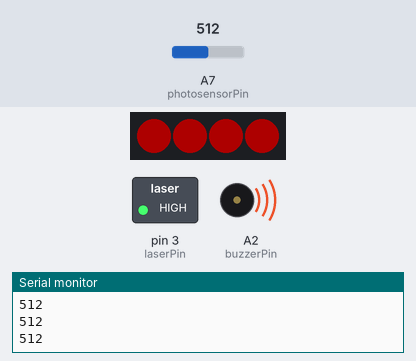
Bench run of a sketch on a simulated Arduino Nano, built with avr-gcc and run on an emulated ATmega328P. On the bench: 4 RGB LEDs in strip order, left to right, switched loads named in the sketch (green lamp = pin HIGH), buzzer (waves = sounding, pin HIGH), the last lines printed to the serial monitor. The inputs (shaded band) are chosen by the test bench; at power-on: A7 (photosensorPin) = 512. Dim RGB values are drawn brighter than linear.

Above: at 0.9 s.
1.3 s: A7 (photosensorPin) set to 781
4.3 s: A7 (photosensorPin) set to 807
At 5.6 s:
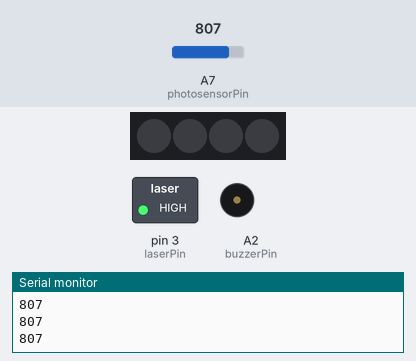
5.9 s: A7 (photosensorPin) set to 790
At 6.2 s:
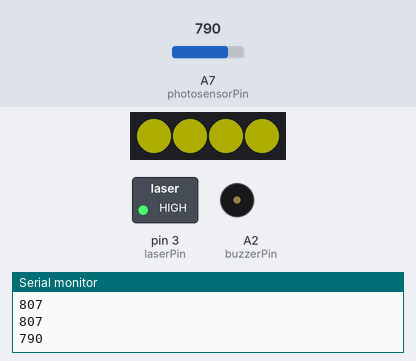
8.9 s: A7 (photosensorPin) set to 810
At 9.01 s:
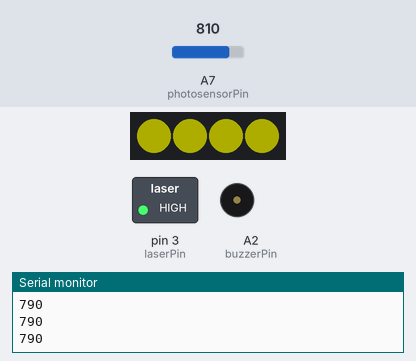
Timing chart, 0 to 11.6 s (numbered marks = the images above; inputs shaded):
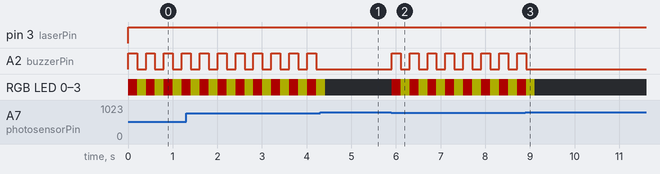

The sketch:

Laser_anti-theft.ino
```cpp
/*
 * 名称   : Laser_anti-theft
 * 功能   : 激光防盗
 * 作者   : http://www.keyes-robot.com/
*/
#include <FastLED.h>

#define NUM_LEDS 4   //定义SK6812 RGB模块上LED灯珠数量
#define LED_PIN  2   //定义SK6812 RGB模块控制引脚为D2
CRGB leds[NUM_LEDS];

#define photosensorPin  A7  //定义光敏传感器引脚为A7
#define buzzerPin A2  //定义有源蜂鸣器引脚为A2

int laserPin = 3; //定义激光引脚为D3
int item = 0; //定义变量item

void setup() {
  Serial.begin(9600);
  pinMode(photosensorPin, INPUT);  //将photosensorPin设置为输入模式
  pinMode(buzzerPin, OUTPUT); //将buzzerPin设置为输出模式
  FastLED.addLeds<WS2812B, LED_PIN, GRB>(leds, NUM_LEDS);
  FastLED.setBrightness(50);   //设置SK6812 RGB的亮度
  pinMode(laserPin, OUTPUT);     //将激光引脚定义为输出模式
}

void loop() {
  digitalWrite(laserPin, HIGH);     //打开激光
  item = analogRead(photosensorPin);//将光敏传感器连接到A2上，将模拟值读取到item
  Serial.println(item); //串口显示模拟值
  if (item < 800) {//800以下
    fill_solid(leds, NUM_LEDS, CRGB::Red);   // SK6812 RGB模块4个LED灯珠亮红灯
    FastLED.show();
    digitalWrite(buzzerPin, HIGH); //蜂鸣器鸣叫
    delay(200);
    fill_solid(leds, NUM_LEDS, CRGB::Yellow);   // SK6812 RGB模块4个LED灯珠亮黄灯
    FastLED.show();
    digitalWrite(buzzerPin, LOW); //蜂鸣器不叫
    delay(200);
  } else {//否则
    fill_solid(leds, NUM_LEDS, CRGB::Black);   // SK6812 RGB模块4个LED灯珠不亮
    FastLED.show();
    digitalWrite(buzzerPin, LOW); //蜂鸣器不叫
  }
}
```

Measured:
- the behaviour switches between 799 and 800 on A7 (photosensorPin) (found by bisection; images 0 and 1)
- after the input at 4.3 s, A2 (buzzerPin): stops changing and stays LOW
- after the input at 5.9 s, A2 (buzzerPin): alternates HIGH for 0.20 s and LOW for 0.20 s, starting at once; RGB LED 0–3: alternates RGB(50, 50, 0) for 0.20 s and RGB(50, 0, 0) for 0.20 s, starting at once
- after the input at 8.9 s, A2 (buzzerPin): goes on until 8.9 s, then stays LOW
- by itself, A2 (buzzerPin): alternates HIGH for 0.20 s and LOW for 0.20 s
